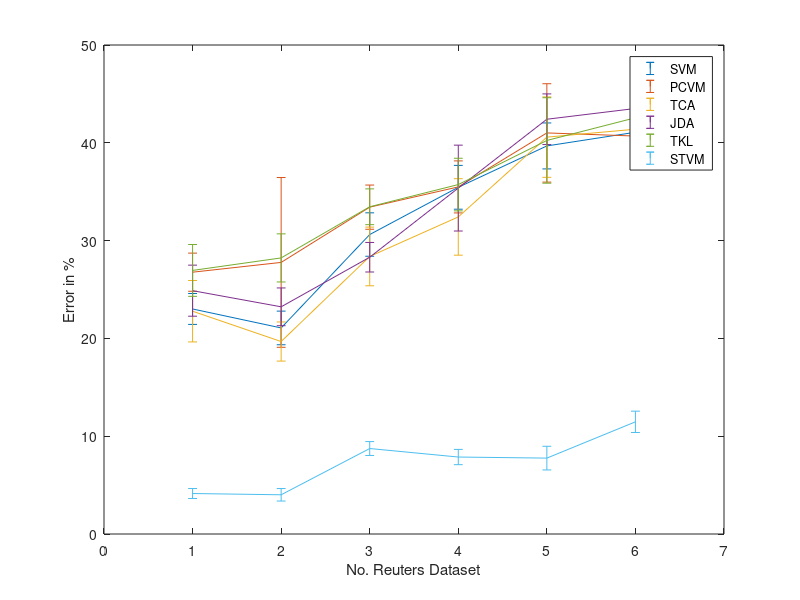
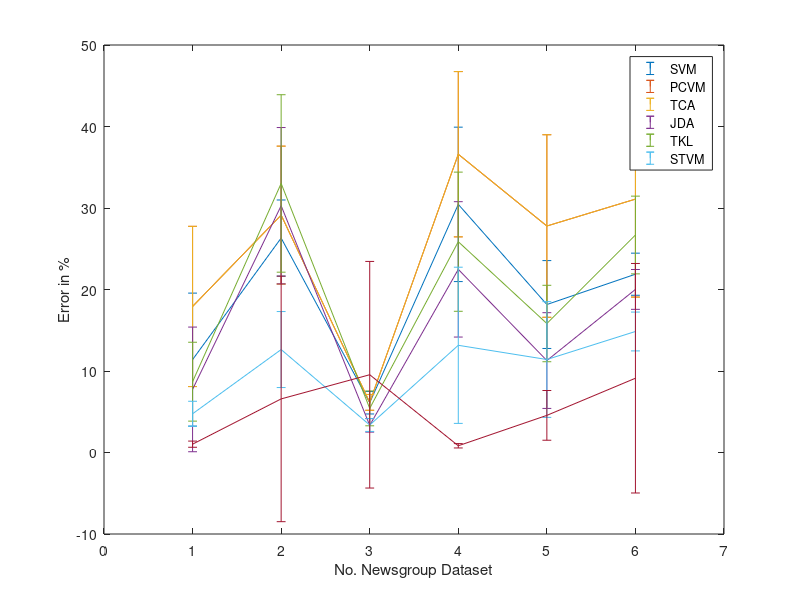

Source code (MATLAB) for these figures, in order:
load reuters1.mat;
mea = meanErrors; mstd = stdErrors;
mea = meanErrors(:,1:end-2);
mea = [mea(:,1:4),mea(:,5)];
mstd = [mstd(:,1:4),mstd(:,5)];

load reuters2.mat;

mea = [mea, meanErrors];
mstd = [mstd,stdErrors];
figure;
errorbar(mea,mstd);
hold on;
ylabel('Error in %')
xlabel('No. Reuters Dataset')
legend('SVM','PCVM','TCA','JDA','TKL','STVM');
xlim([0 7])
print("STVM_Performance_Reuters","-depsc","-r1000")
hold off;


load newsgroup1.mat
mea = meanErrors; mstd = stdErrors;
load newsgroup2.mat


mea = [mea(:,1),meanErrors, mea(:,2:end)];
mstd = [mstd(:,1),stdErrors, mstd(:,2:end)];
figure;
errorbar(mea,mstd);
hold on;
ylabel('Error in %')
xlabel('No. Newsgroup Dataset');
legend('SVM','PCVM','TCA','JDA','TKL','STVM');
xlim([0 7])
print("STVM_Performance_Newsgroup","-depsc","-r1000")
hold off;